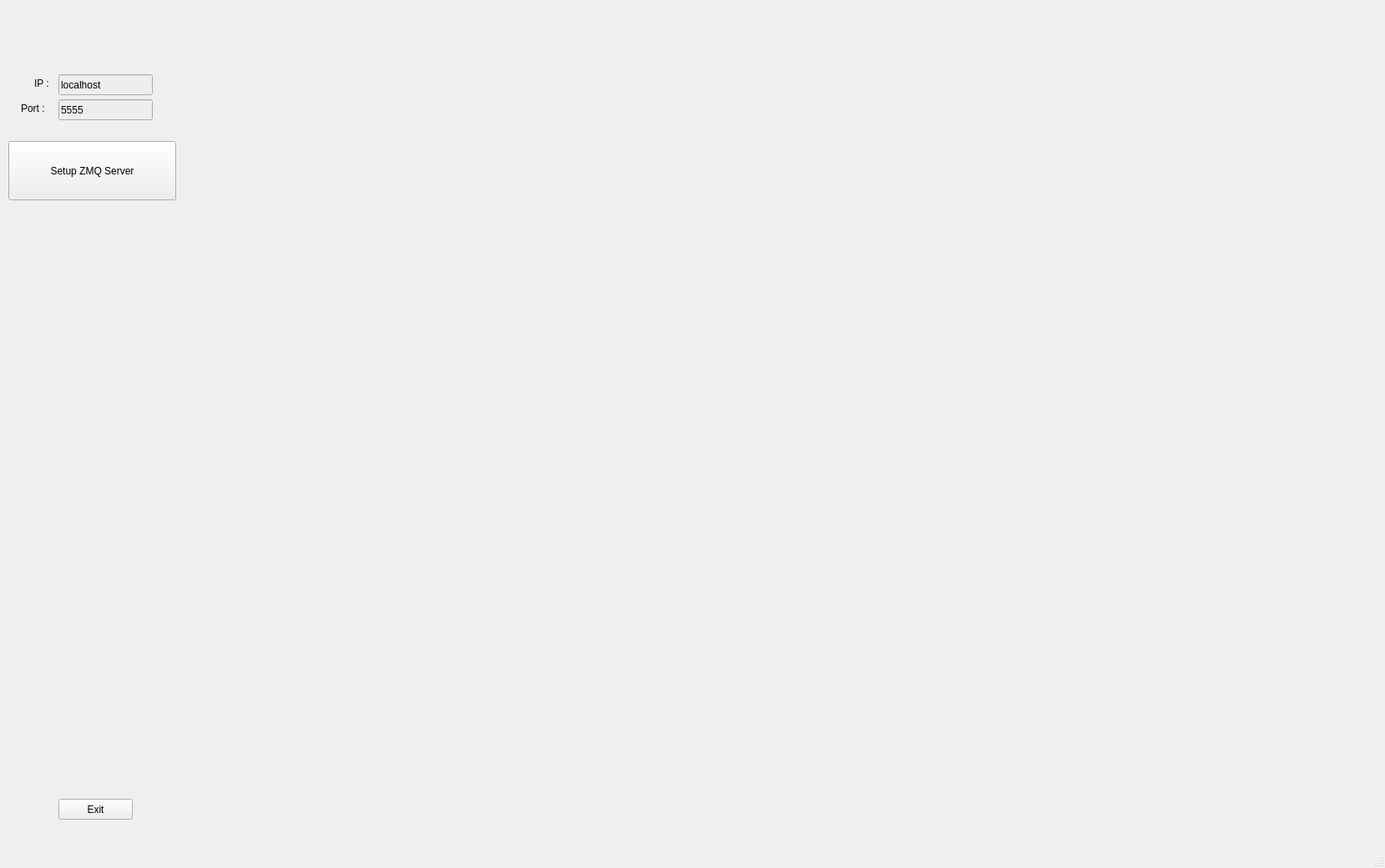
<?xml version="1.0" encoding="UTF-8"?>
<ui version="4.0">
 <class>MainWindow</class>
 <widget class="QMainWindow" name="MainWindow">
  <property name="geometry">
   <rect>
    <x>0</x>
    <y>0</y>
    <width>1659</width>
    <height>1040</height>
   </rect>
  </property>
  <property name="windowTitle">
   <string>MainWindow</string>
  </property>
  <widget class="QWidget" name="centralwidget">
   <widget class="QWidget" name="verticalLayoutWidget">
    <property name="geometry">
     <rect>
      <x>220</x>
      <y>10</y>
      <width>1431</width>
      <height>971</height>
     </rect>
    </property>
    <layout class="QVBoxLayout" name="verticalLayout">
     <property name="sizeConstraint">
      <enum>QLayout::SetDefaultConstraint</enum>
     </property>
    </layout>
   </widget>
   <widget class="QPushButton" name="pushButton">
    <property name="geometry">
     <rect>
      <x>10</x>
      <y>169</y>
      <width>201</width>
      <height>71</height>
     </rect>
    </property>
    <property name="text">
     <string>Setup ZMQ Server</string>
    </property>
   </widget>
   <widget class="QLabel" name="ip_label">
    <property name="geometry">
     <rect>
      <x>41</x>
      <y>89</y>
      <width>31</width>
      <height>21</height>
     </rect>
    </property>
    <property name="text">
     <string>IP :</string>
    </property>
   </widget>
   <widget class="QLineEdit" name="ip_lineEdit">
    <property name="geometry">
     <rect>
      <x>70</x>
      <y>89</y>
      <width>113</width>
      <height>25</height>
     </rect>
    </property>
    <property name="styleSheet">
     <string notr="true">background-color: rgb(238, 238, 236);</string>
    </property>
    <property name="text">
     <string>localhost</string>
    </property>
   </widget>
   <widget class="QLabel" name="port_label">
    <property name="geometry">
     <rect>
      <x>25</x>
      <y>119</y>
      <width>51</width>
      <height>21</height>
     </rect>
    </property>
    <property name="text">
     <string>Port :</string>
    </property>
   </widget>
   <widget class="QLineEdit" name="port_lineEdit">
    <property name="geometry">
     <rect>
      <x>70</x>
      <y>119</y>
      <width>113</width>
      <height>25</height>
     </rect>
    </property>
    <property name="styleSheet">
     <string notr="true">background-color: rgb(238, 238, 236);</string>
    </property>
    <property name="text">
     <string>5555</string>
    </property>
   </widget>
   <widget class="QPushButton" name="pushButton_2">
    <property name="geometry">
     <rect>
      <x>70</x>
      <y>957</y>
      <width>89</width>
      <height>25</height>
     </rect>
    </property>
    <property name="text">
     <string>Exit</string>
    </property>
   </widget>
  </widget>
  <widget class="QMenuBar" name="menubar">
   <property name="geometry">
    <rect>
     <x>0</x>
     <y>0</y>
     <width>1659</width>
     <height>22</height>
    </rect>
   </property>
  </widget>
  <widget class="QStatusBar" name="statusbar"/>
 </widget>
 <resources/>
 <connections/>
</ui>
